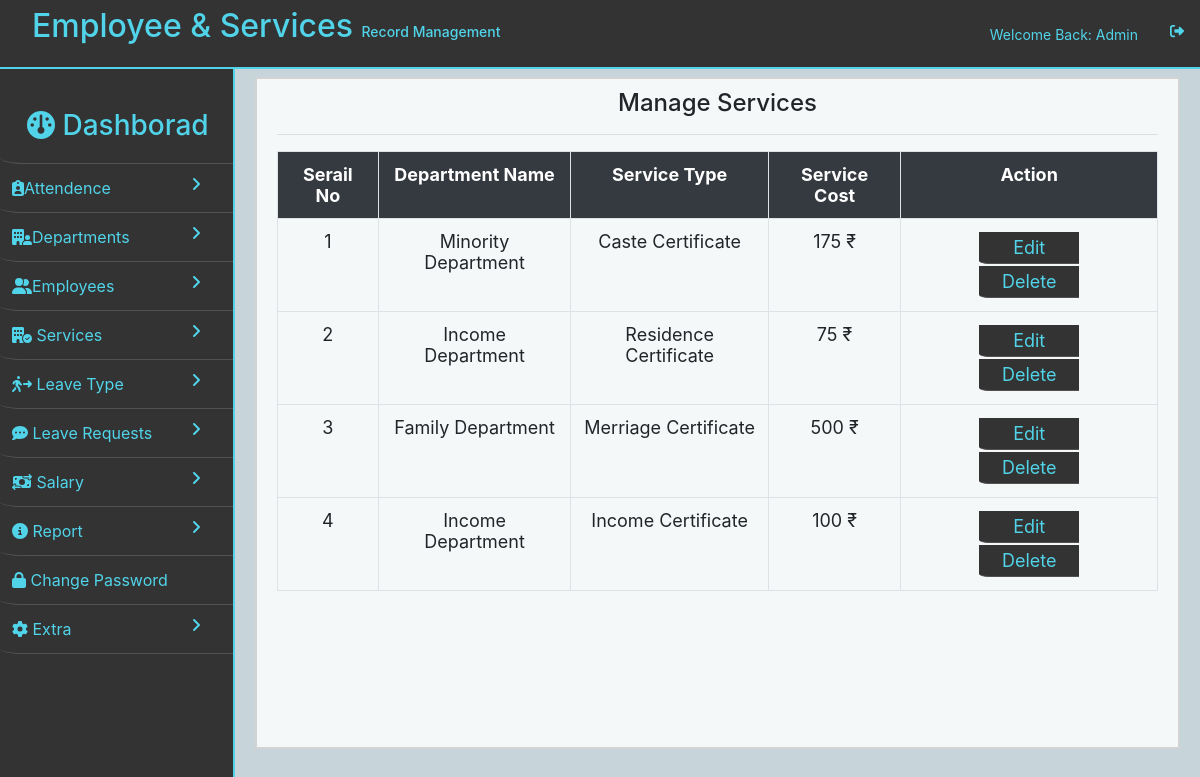
Screenshot of /admin/manage-service.php (signed in) with the database file from the repository.
### tables this page shows
CREATE TABLE `services` (
  `id` int(15) NOT NULL,
  `dept-name` varchar(25) NOT NULL,
  `service-type` varchar(25) NOT NULL,
  `service-cost` bigint(25) NOT NULL
);

### admin/manage-service.php (the view, shortened to what this page needs)
<?php
include('../connection.php');
?>
<!DOCTYPE html>
<html lang="en">
<head>
    <link rel="stylesheet" href="https://cdn.jsdelivr.net/npm/bootstrap@4.6.2/dist/css/bootstrap.min.css">
    <link rel="stylesheet" href="styles.css">
    <link rel="stylesheet" href="https://cdnjs.cloudflare.com/ajax/libs/font-awesome/6.5.1/css/all.min.css" />
</head>
<body>
    <?php
    include 'nav-bar.php';
    ?>
    <div id="dashboard">
        <div class="wrapper">
            <?php
            include 'side-bar.php';
            ?>
            <div id="two">
                <div class="my-box" style="height: 84vh;">
                    <h4>Manage Services</h4>
                    <hr>
                    <div class="continer">
                        <form id="form" method="post" style="height: 70vh;overflow: auto;">
                            <table class="table table-bordered text-center" id="myTable">
                                <tr class="bg-dark text-white">
                                    <th onclick="sortNumber(0)">Serail No</th>
                                    <th onclick="sortTable(1)">Department Name</th>
                                    <th onclick="sortTable(2)">Service Type</th>
                                    <th onclick="sortNumber(3)">Service Cost</th>
                                    <th onclick="sortTable(4)">Action</th>
                                </tr>
                                <?php
                                include('../connection.php');
                                $query = "SELECT `id`, `dept-name`, `service-type`, `service-cost` FROM `services` ORDER BY id DESC";
                                $stmt = $conn->prepare($query);
                                $stmt->execute();
                                $result = $stmt->fetchAll(PDO::FETCH_ASSOC);
                                $number = 1;
                                foreach ($result as $row) {
                                    echo "<tr>";
                                    echo "<td>" . $number . "</td>";
                                    echo "<td>" . $row["dept-name"] . "</td>";
                                    echo "<td>" . $row["service-type"] . "</td>";
                                    echo "<td>" .  $row["service-cost"] . " ₹ " . "</td>";
                                    echo "<td>
                  <a href='edit-service.php?id=" . $row['id'] . "' class='button'>Edit</a>
                  <a href='manage-service.php?id=" . $row['id'] . "' class='button' onclick='return confirm(\"Are you sure you want to delete this department?\")'>Delete</a></td>";
                                    echo "</tr>";
                                    $number++;
                                }
                                ?>
                            </table>
                        </form>
                    </div>
                </div>
            </div>
        </div>
    </div>
</body>
</html>

### admin/styles.css (style rules this page uses)
* { box-sizing: border-box; }
#two { background-color: rgb(199, 213, 218); overflow: hidden; min-height: 95vh; padding: 2.3125rem 1.25rem 1.25rem 1.25rem; border-color: lightgray; margin-left: 14.6875rem; position: relative; }
.my-box { background-color: #f5f8f8; width: 100%; height: 12.5rem; padding: .625rem 1.25rem; margin-bottom: 1.25rem; border: .125rem solid lightgray; }
form { width: 100%; }
h4 { text-align: center; }
.button { display: inline-block; padding: .3125rem .625rem; margin: .0625rem .625rem; width: 6.25rem; color: #51D4E9; background-color: #333; border-bottom: .0625rem solid #535050; border-bottom-left-radius: 10%; text-decoration: none; transition: .3s; }
td , select option { text-transform: capitalize; }
table { border-collapse: collapse; width: 100%; border: .0625rem solid #ddd; font-size: 1.125rem; }
table th, table td { padding: .75rem; }
th { cursor: pointer; position: relative; }
table tr { border-bottom: .0625rem solid #ddd; }
hr { cursor: pointer; }

### admin/side-bar.php (style rules this page uses)
#dashboard { padding-top: 5vh; }

### rows the page displays
services: value "Minority Department", value "Caste Certificate", value "175"
services: value "Income Department", value "Residence Certificate", value "75"
services: value "Family Department", value "Merriage Certificate", value "500"
services: value "Income Department", value "Income Certificate", value "100"
